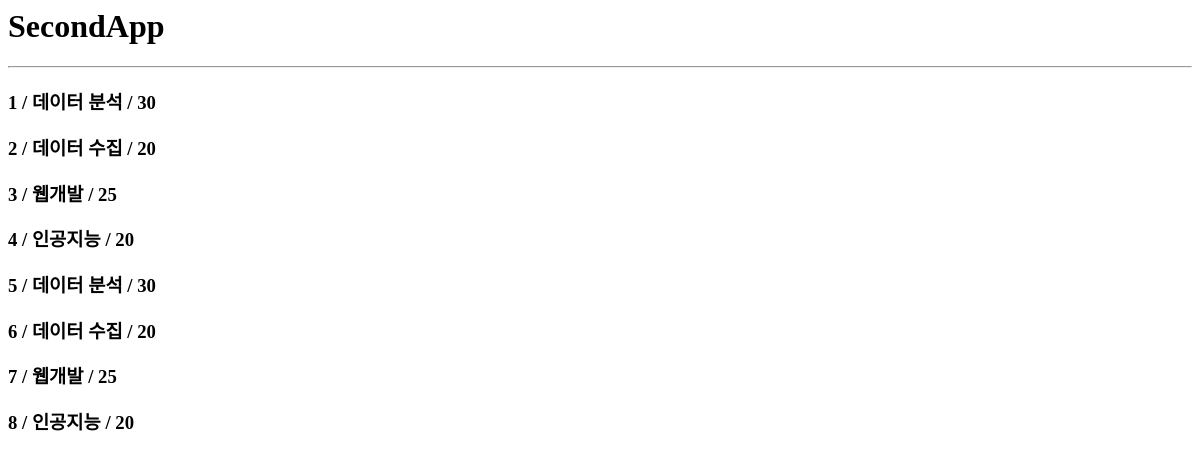
The app's page /second/show/, older data.
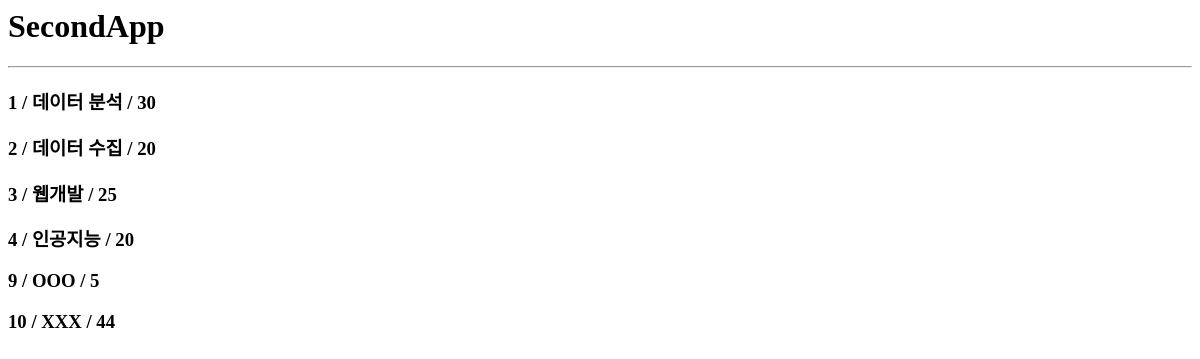
The same page, newer data.
### secondapp/models.py (models this page shows)
class Course(models.Model):
  name = models.CharField(max_length=30)
  cnt = models.IntegerField()

### secondapp/views.py (the view)
# urls.py: path('show/', views.show, name='show'),
def show(request):
  course = Course.objects.all()
  return render(
    request, 'secondapp/show.html',
    { 'data': course }
  )

### secondapp/templates/secondapp/show.html
<h1>SecondApp</h1>
<hr>
{% for c in data %}
  <h3>
    {{ c.id }} / {{ c.name }}
    / {{ c.cnt }}
  </h3>
{% endfor %}

Row changes from the older to the newer data that the page shows:
removed Course: id "5", name "데이터 분석", cnt "30"
removed Course: id "6", name "데이터 수집", cnt "20"
removed Course: id "7", name "웹개발", cnt "25"
removed Course: id "8", name "인공지능", cnt "20"
added Course: id "9", name "OOO", cnt "5"
added Course: id "10", name "XXX", cnt "44"
